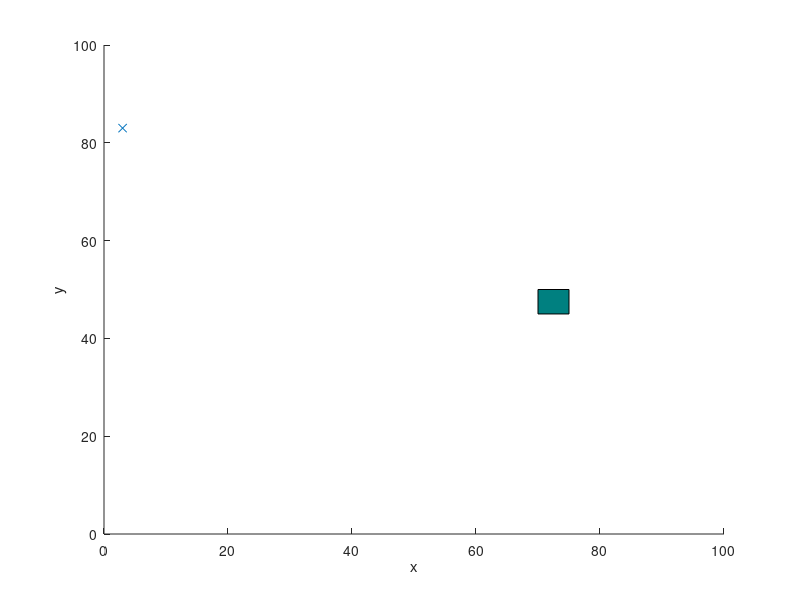

This chart was generated by the following MATLAB code: (Note: this script raises an error after producing the figure.)
%% q1
clearvars
close all

% x and y axises limit from 0 to x_max and 0 to y_max respectively.
x_max = 100; %;
y_max = 100; %;

% distance of moving at every step
EPS = 2;

% maximum iterations
numNodes = 5000; %;

% attributions of starting point
q_start.coord = [0 0];
q_start.cost = 0;
q_start.parent = 0; %.parent means the index of parent node
 
% initialize the tree
nodes(1) = q_start;

% plot the goal area
figure(1)
axis([0 x_max 0 y_max])
goal_area = rectangle('Position',[70,45,5,5],'FaceColor',[0 .5 .5]);
xlabel('x')
ylabel('y')
hold on

%% grow the tree

for i = 1:1:numNodes
    
    % generate the random points in the given safe area and plot the points
    q_rand = [floor(rand(1)*x_max) floor(rand(1)*y_max)];
    plot(q_rand(1), q_rand(2), 'x', 'Color',  [0 0.4470 0.7410])
    
    % Find the nearest point existing on the tree to the random point
    ndist = [];
    for j = 1:1:length(nodes)
        n = nodes(j);
        tmp = norm(n.coord - q_rand);
        ndist = [ndist tmp];
    end
    [mini_distance, idx] = min(ndist);
    q_nearest = nodes(idx);
    
    % move to the random point with distance of eps if distance between
    % random point and nearest point is bigger than eps.
    q_new.coord = steer(q_rand, q_nearest.coord, mini_distance, EPS);
    line([q_nearest.coord(1), q_new.coord(1)], [q_nearest.coord(2), q_new.coord(2)],...
        'Color', 'k', 'LineWidth', 2);
    drawnow
    hold on
    q_new.cost = norm(q_new.coord - q_nearest.coord) + q_nearest.cost;
    q_new.parent = idx;
    
    % Append to nodes
    nodes = [nodes q_new];
    
    % Break if the link from second to last node to last node intersects any of
    % the four edges of the goal area
    if ~noCollision(q_nearest.coord, q_new.coord, [70,45,5,5])
        break
    end
end
q_end = q_new;
num_node_path = 1;
while q_end.parent ~= 0
    start = q_end.parent;
    line([q_end.coord(1), nodes(start).coord(1)], [q_end.coord(2), nodes(start).coord(2)],...
        'Color', 'r', 'LineWidth', 2);
    hold on
    q_end = nodes(start);
    num_node_path = num_node_path+1;
end

%% total number of node in the tree
num_node_tree = length(nodes)

%% number of nodes in the sequence that reaches goal area
num_node_path

